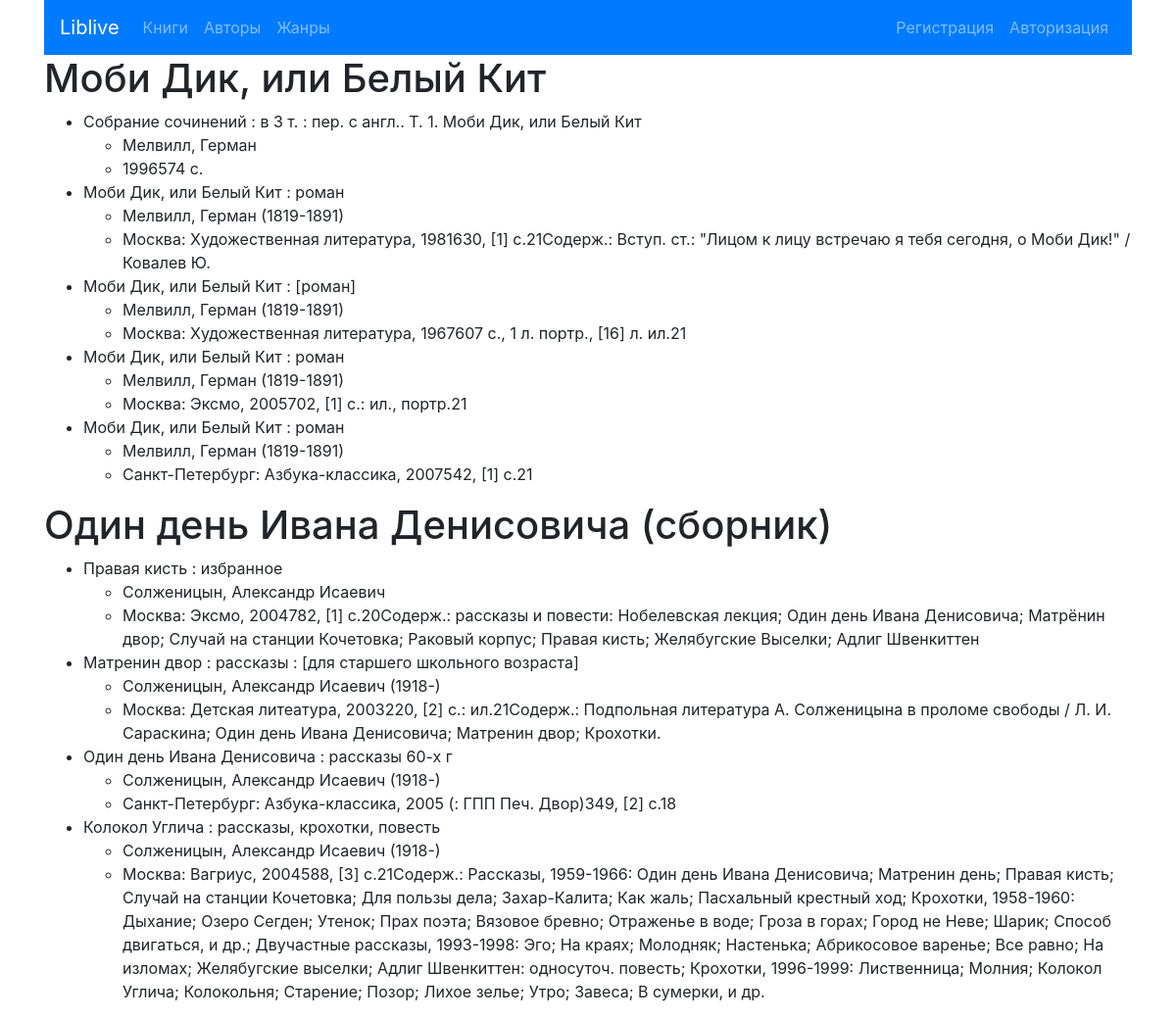
The app's page /lib/ with its own data.
### liv/models.py (models this page shows, shortened)
class BookFromLivelib(models.Model):
    title = models.CharField(max_length=200)
    author = models.ForeignKey(Author, on_delete=models.CASCADE)
    tags = models.ManyToManyField(Genre)
    cover = models.CharField(max_length=200)
    rating = models.FloatField()
    description = models.TextField()
    key = models.IntegerField()
    user = models.ForeignKey(User, on_delete=models.CASCADE)

class ActualBook(models.Model):
    author = models.CharField(max_length=200)
    title = models.CharField(max_length=200)
    notes = models.TextField()
    key = models.ForeignKey(BookFromLivelib, on_delete=models.CASCADE)
    user = models.ForeignKey(User, on_delete=models.CASCADE)

### liv/views.py (the view)
# urls.py: path('lib/', views.LibView.as_view(), name='libview'),
class LibView(generic.ListView):
    template_name = 'liv/lib.html'
    context_object_name = 'list_of_books'
    def get_queryset(self):
        return BookFromLivelib.objects.all()

### liv/templates/liv/lib.html
{% extends 'liv/base.html' %}
{% block content %}
    {% for book in list_of_books %}
        {% if book.actualbook_set.all %}
            <h1>{{ book.title}}</h1>
            <ul>
                {% for lib in book.actualbook_set.all %}
                    <li>{{ lib.title }}</li>
                    <ul>
                        <li>{{ lib.author }}</li>
                        <li>{{ lib.notes }}</li>
                    </ul>
                {% endfor %}
            </ul>
        {% endif %}
    {% endfor %}
{% endblock %}

### records on screen
BookFromLivelib: title "Моби Дик, или Белый Кит"
ActualBook: title "Собрание сочинений : в 3 т. : пер. с англ.. Т. 1. Моби Дик, или Белый Кит", author "Мелвилл, Герман", notes "1996574 с."
ActualBook: title "Моби Дик, или Белый Кит : роман", author "Мелвилл, Герман (1819-1891)", notes "Москва: Художественная литература, 1981630, [1] с.21Содерж.: Вступ. ст.: \"Лицом к лицу встречаю я тебя сегодня, о Моби Дик!\" /Ковалев Ю."
ActualBook: title "Моби Дик, или Белый Кит : [роман]", author "Мелвилл, Герман (1819-1891)", notes "Москва: Художественная литература, 1967607 с., 1 л. портр., [16] л. ил.21"
ActualBook: title "Моби Дик, или Белый Кит : роман", author "Мелвилл, Герман (1819-1891)", notes "Москва: Эксмо, 2005702, [1] с.: ил., портр.21"
ActualBook: title "Моби Дик, или Белый Кит : роман", author "Мелвилл, Герман (1819-1891)", notes "Санкт-Петербург: Азбука-классика, 2007542, [1] с.21"
BookFromLivelib: title "Один день Ивана Денисовича (сборник)"
ActualBook: title "Правая кисть : избранное", author "Солженицын, Александр Исаевич", notes "Москва: Эксмо, 2004782, [1] с.20Содерж.: рассказы и повести: Нобелевская лекция; Один день Ивана Денисовича; Матрёнин двор; Случай на станции Кочетовка; Раковый корпус; Правая кисть; Желябугские Выселки; Адлиг Швенкиттен"
ActualBook: title "Матренин двор : рассказы : [для старшего школьного возраста]", author "Солженицын, Александр Исаевич (1918-)", notes "Москва: Детская литеатура, 2003220, [2] с.: ил.21Содерж.: Подпольная литература А. Солженицына в проломе свободы / Л. И. Сараскина; Один день Ивана Денисовича; Матренин двор; Крохотки."
ActualBook: title "Один день Ивана Денисовича : рассказы 60-х г", author "Солженицын, Александр Исаевич (1918-)", notes "Санкт-Петербург: Азбука-классика, 2005 (: ГПП Печ. Двор)349, [2] с.18"
ActualBook: title "Колокол Углича : рассказы, крохотки, повесть", author "Солженицын, Александр Исаевич (1918-)", notes "Москва: Вагриус, 2004588, [3] с.21Содерж.: Рассказы, 1959-1966: Один день Ивана Денисовича; Матренин день; Правая кисть; Случай на станции Кочетовка; Для пользы дела; Захар-Калита; Как жаль; Пасхальный крестный ход; Крохотки, 1958-1960: Дыхание; Озеро Сегден; Утенок; Прах поэта; Вязовое бревно; Отраженье в воде; Гроза в горах; Город не Неве; Шарик; Способ двигаться, и др.; Двучастные рассказы, 1993-1998: Эго; На краях; Молодняк; Настенька; Абрикосовое варенье; Все равно; На изломах; Желябугские выселки; Адлиг Швенкиттен: односуточ. повесть; Крохотки, 1996-1999: Лиственница; Молния; Колокол Углича; Колокольня; Старение; Позор; Лихое зелье; Утро; Завеса; В сумерки, и др."
